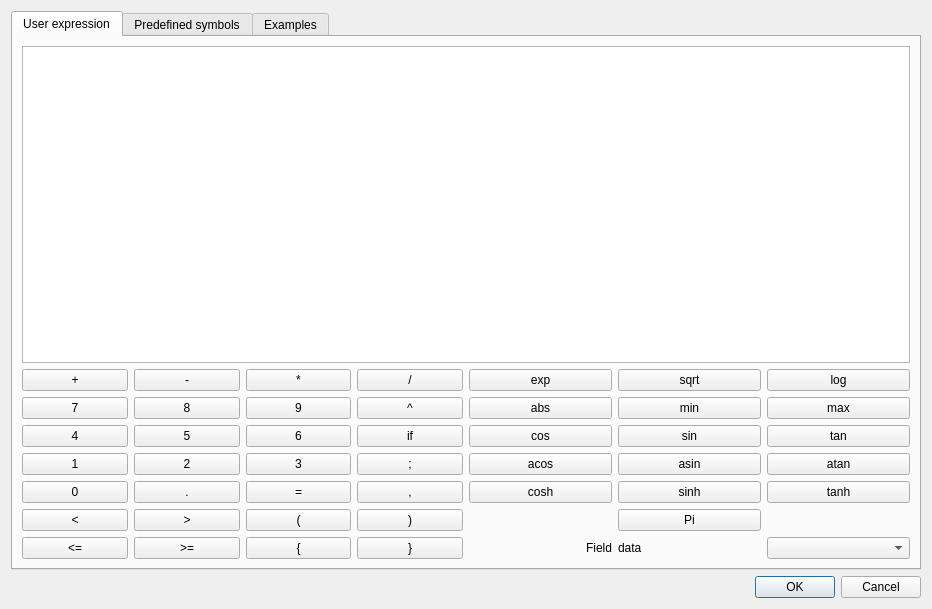
<?xml version="1.0" encoding="UTF-8"?>
<ui version="4.0">
 <class>QMegDialog</class>
 <widget class="QDialog" name="QMegDialog">
  <property name="geometry">
   <rect>
    <x>0</x>
    <y>0</y>
    <width>932</width>
    <height>609</height>
   </rect>
  </property>
  <property name="windowTitle">
   <string>Mathematical expression editor</string>
  </property>
  <layout class="QVBoxLayout" name="verticalLayout">
   <item>
    <widget class="QTabWidget" name="tabWidget">
     <property name="currentIndex">
      <number>0</number>
     </property>
     <widget class="QWidget" name="tab_1">
      <attribute name="title">
       <string>User expression</string>
      </attribute>
      <layout class="QGridLayout" name="gridLayout">
       <item row="1" column="0">
        <layout class="QVBoxLayout" name="verticalLayout_2">
         <item>
          <layout class="QHBoxLayout" name="horizontalLayout">
           <item>
            <layout class="QGridLayout" name="gridLayout_5">
             <item row="2" column="0">
              <widget class="QPushButton" name="pushButton_7">
               <property name="text">
                <string>7</string>
               </property>
              </widget>
             </item>
             <item row="7" column="3">
              <widget class="QPushButton" name="pushButton_par_close">
               <property name="text">
                <string>)</string>
               </property>
              </widget>
             </item>
             <item row="7" column="1">
              <widget class="QPushButton" name="pushButton_gt">
               <property name="text">
                <string>&gt;</string>
               </property>
              </widget>
             </item>
             <item row="1" column="3">
              <widget class="QPushButton" name="pushButton_divide">
               <property name="text">
                <string>/</string>
               </property>
              </widget>
             </item>
             <item row="5" column="2">
              <widget class="QPushButton" name="pushButton_3">
               <property name="text">
                <string>3</string>
               </property>
              </widget>
             </item>
             <item row="8" column="0">
              <widget class="QPushButton" name="pushButton_leq">
               <property name="text">
                <string>&lt;=</string>
               </property>
              </widget>
             </item>
             <item row="6" column="0">
              <widget class="QPushButton" name="pushButton_0">
               <property name="text">
                <string>0</string>
               </property>
              </widget>
             </item>
             <item row="1" column="0">
              <widget class="QPushButton" name="pushButton_plus">
               <property name="text">
                <string>+</string>
               </property>
              </widget>
             </item>
             <item row="3" column="3">
              <widget class="QPushButton" name="pushButton_if">
               <property name="text">
                <string>if</string>
               </property>
              </widget>
             </item>
             <item row="5" column="3">
              <widget class="QPushButton" name="pushButton_semi_col">
               <property name="text">
                <string>;</string>
               </property>
              </widget>
             </item>
             <item row="8" column="3">
              <widget class="QPushButton" name="pushButton_curl_close">
               <property name="text">
                <string>}</string>
               </property>
              </widget>
             </item>
             <item row="3" column="0">
              <widget class="QPushButton" name="pushButton_4">
               <property name="text">
                <string>4</string>
               </property>
              </widget>
             </item>
             <item row="7" column="2">
              <widget class="QPushButton" name="pushButton_par_open">
               <property name="text">
                <string>(</string>
               </property>
              </widget>
             </item>
             <item row="6" column="1">
              <widget class="QPushButton" name="pushButton_dot">
               <property name="text">
                <string>.</string>
               </property>
              </widget>
             </item>
             <item row="6" column="3">
              <widget class="QPushButton" name="pushButton_comma">
               <property name="text">
                <string>,</string>
               </property>
              </widget>
             </item>
             <item row="2" column="3">
              <widget class="QPushButton" name="pushButton_power">
               <property name="text">
                <string>^</string>
               </property>
              </widget>
             </item>
             <item row="2" column="1">
              <widget class="QPushButton" name="pushButton_8">
               <property name="text">
                <string>8</string>
               </property>
              </widget>
             </item>
             <item row="2" column="2">
              <widget class="QPushButton" name="pushButton_9">
               <property name="text">
                <string>9</string>
               </property>
              </widget>
             </item>
             <item row="1" column="1">
              <widget class="QPushButton" name="pushButton_minus">
               <property name="text">
                <string>-</string>
               </property>
              </widget>
             </item>
             <item row="8" column="1">
              <widget class="QPushButton" name="pushButton_geq">
               <property name="text">
                <string>&gt;=</string>
               </property>
              </widget>
             </item>
             <item row="6" column="2">
              <widget class="QPushButton" name="pushButton_eq">
               <property name="text">
                <string>=</string>
               </property>
              </widget>
             </item>
             <item row="3" column="2">
              <widget class="QPushButton" name="pushButton_6">
               <property name="text">
                <string>6</string>
               </property>
              </widget>
             </item>
             <item row="1" column="2">
              <widget class="QPushButton" name="pushButton_mult">
               <property name="text">
                <string>*</string>
               </property>
              </widget>
             </item>
             <item row="5" column="1">
              <widget class="QPushButton" name="pushButton_2">
               <property name="text">
                <string>2</string>
               </property>
              </widget>
             </item>
             <item row="3" column="1">
              <widget class="QPushButton" name="pushButton_5">
               <property name="text">
                <string>5</string>
               </property>
              </widget>
             </item>
             <item row="7" column="0">
              <widget class="QPushButton" name="pushButton_lt">
               <property name="text">
                <string>&lt;</string>
               </property>
              </widget>
             </item>
             <item row="5" column="0">
              <widget class="QPushButton" name="pushButton_1">
               <property name="text">
                <string>1</string>
               </property>
              </widget>
             </item>
             <item row="8" column="2">
              <widget class="QPushButton" name="pushButton_curl_open">
               <property name="text">
                <string>{</string>
               </property>
              </widget>
             </item>
            </layout>
           </item>
           <item>
            <layout class="QGridLayout" name="gridLayout_4">
             <item row="7" column="2">
              <widget class="QPushButton" name="pushButton_tanh">
               <property name="text">
                <string>tanh</string>
               </property>
              </widget>
             </item>
             <item row="4" column="1">
              <widget class="QPushButton" name="pushButton_min">
               <property name="text">
                <string>min</string>
               </property>
              </widget>
             </item>
             <item row="3" column="0">
              <widget class="QPushButton" name="pushButton_exp">
               <property name="text">
                <string>exp</string>
               </property>
              </widget>
             </item>
             <item row="5" column="1">
              <widget class="QPushButton" name="pushButton_sin">
               <property name="text">
                <string>sin</string>
               </property>
              </widget>
             </item>
             <item row="6" column="0">
              <widget class="QPushButton" name="pushButton_acos">
               <property name="text">
                <string>acos</string>
               </property>
              </widget>
             </item>
             <item row="6" column="1">
              <widget class="QPushButton" name="pushButton_asin">
               <property name="text">
                <string>asin</string>
               </property>
              </widget>
             </item>
             <item row="6" column="2">
              <widget class="QPushButton" name="pushButton_atan">
               <property name="text">
                <string>atan</string>
               </property>
              </widget>
             </item>
             <item row="5" column="2">
              <widget class="QPushButton" name="pushButton_tan">
               <property name="text">
                <string>tan</string>
               </property>
              </widget>
             </item>
             <item row="3" column="1">
              <widget class="QPushButton" name="pushButton_sqrt">
               <property name="text">
                <string>sqrt</string>
               </property>
              </widget>
             </item>
             <item row="4" column="0">
              <widget class="QPushButton" name="pushButton_abs">
               <property name="text">
                <string>abs</string>
               </property>
              </widget>
             </item>
             <item row="5" column="0">
              <widget class="QPushButton" name="pushButton_cos">
               <property name="text">
                <string>cos</string>
               </property>
              </widget>
             </item>
             <item row="3" column="2">
              <widget class="QPushButton" name="pushButton_log">
               <property name="text">
                <string>log</string>
               </property>
              </widget>
             </item>
             <item row="4" column="2">
              <widget class="QPushButton" name="pushButton_max">
               <property name="text">
                <string>max</string>
               </property>
              </widget>
             </item>
             <item row="7" column="1">
              <widget class="QPushButton" name="pushButton_sinh">
               <property name="text">
                <string>sinh</string>
               </property>
              </widget>
             </item>
             <item row="7" column="0">
              <widget class="QPushButton" name="pushButton_cosh">
               <property name="text">
                <string>cosh</string>
               </property>
              </widget>
             </item>
             <item row="8" column="1">
              <widget class="QPushButton" name="pushButton_pi">
               <property name="text">
                <string>Pi</string>
               </property>
              </widget>
             </item>
             <item row="9" column="0">
              <widget class="QLabel" name="label">
               <property name="layoutDirection">
                <enum>Qt::LeftToRight</enum>
               </property>
               <property name="text">
                <string>Field</string>
               </property>
               <property name="alignment">
                <set>Qt::AlignRight|Qt::AlignTrailing|Qt::AlignVCenter</set>
               </property>
              </widget>
             </item>
             <item row="9" column="2">
              <widget class="QComboBox" name="comboBox_Insert"/>
             </item>
             <item row="9" column="1">
              <widget class="QLabel" name="label_2">
               <property name="text">
                <string>data</string>
               </property>
              </widget>
             </item>
            </layout>
           </item>
          </layout>
         </item>
        </layout>
       </item>
       <item row="0" column="0">
        <widget class="QTextEdit" name="textEditExpression">
         <property name="font">
          <font>
           <family>Courier New</family>
          </font>
         </property>
         <property name="autoFillBackground">
          <bool>true</bool>
         </property>
         <property name="verticalScrollBarPolicy">
          <enum>Qt::ScrollBarAsNeeded</enum>
         </property>
         <property name="horizontalScrollBarPolicy">
          <enum>Qt::ScrollBarAsNeeded</enum>
         </property>
         <property name="acceptRichText">
          <bool>false</bool>
         </property>
        </widget>
       </item>
      </layout>
     </widget>
     <widget class="QWidget" name="tab_2">
      <attribute name="title">
       <string>Predefined symbols</string>
      </attribute>
      <layout class="QGridLayout" name="gridLayout_2">
       <item row="0" column="0">
        <widget class="QTextEdit" name="textEditSymbols">
         <property name="font">
          <font>
           <family>Courier New</family>
          </font>
         </property>
         <property name="readOnly">
          <bool>true</bool>
         </property>
         <property name="textInteractionFlags">
          <set>Qt::TextSelectableByKeyboard|Qt::TextSelectableByMouse</set>
         </property>
        </widget>
       </item>
      </layout>
     </widget>
     <widget class="QWidget" name="tab_3">
      <attribute name="title">
       <string>Examples</string>
      </attribute>
      <layout class="QGridLayout" name="gridLayout_3">
       <item row="0" column="0">
        <widget class="QTextEdit" name="textEditExamples">
         <property name="font">
          <font>
           <family>Courier New</family>
          </font>
         </property>
         <property name="readOnly">
          <bool>true</bool>
         </property>
         <property name="acceptRichText">
          <bool>false</bool>
         </property>
         <property name="textInteractionFlags">
          <set>Qt::TextSelectableByKeyboard|Qt::TextSelectableByMouse</set>
         </property>
        </widget>
       </item>
      </layout>
     </widget>
    </widget>
   </item>
   <item>
    <widget class="QDialogButtonBox" name="buttonBox">
     <property name="orientation">
      <enum>Qt::Horizontal</enum>
     </property>
     <property name="standardButtons">
      <set>QDialogButtonBox::Cancel|QDialogButtonBox::Ok</set>
     </property>
    </widget>
   </item>
  </layout>
  <zorder>buttonBox</zorder>
  <zorder>tabWidget</zorder>
 </widget>
 <resources/>
 <connections>
  <connection>
   <sender>buttonBox</sender>
   <signal>accepted()</signal>
   <receiver>QMegDialog</receiver>
   <slot>accept()</slot>
   <hints>
    <hint type="sourcelabel">
     <x>249</x>
     <y>476</y>
    </hint>
    <hint type="destinationlabel">
     <x>249</x>
     <y>249</y>
    </hint>
   </hints>
  </connection>
  <connection>
   <sender>buttonBox</sender>
   <signal>rejected()</signal>
   <receiver>QMegDialog</receiver>
   <slot>reject()</slot>
   <hints>
    <hint type="sourcelabel">
     <x>249</x>
     <y>476</y>
    </hint>
    <hint type="destinationlabel">
     <x>249</x>
     <y>249</y>
    </hint>
   </hints>
  </connection>
 </connections>
</ui>
